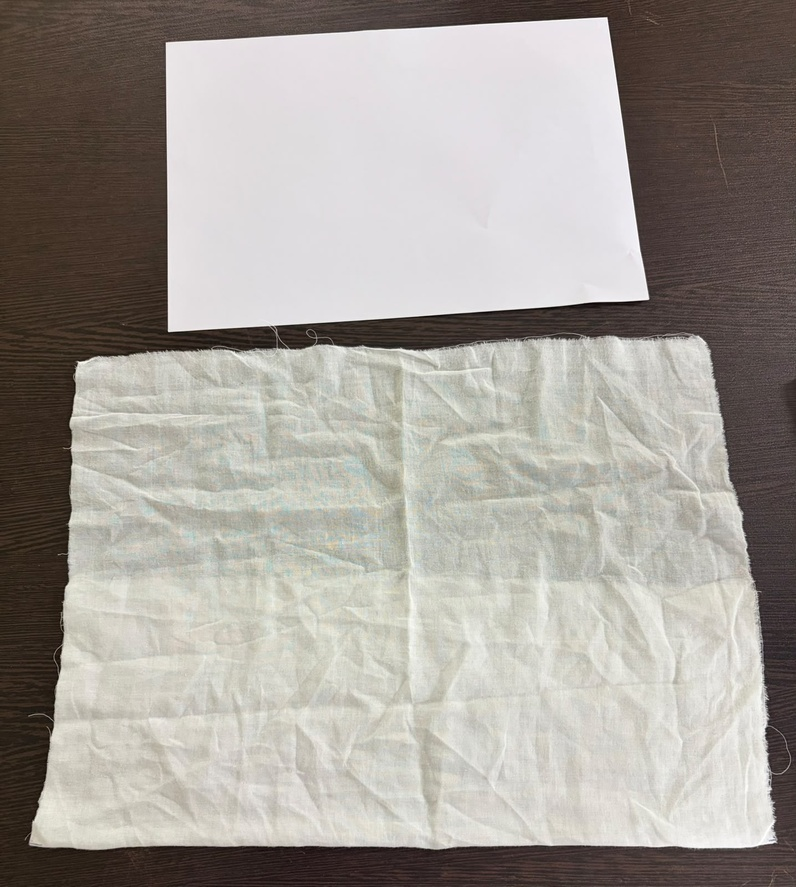
#> input picture data/test_photos/fabric 1.jpeg, 796 x 887 px, shrunk from 1436 x 1600 before the run
$ python -i detect.py   (imports and definitions only)
#> lines starting #> are read from the running program, lines starting #| are printed output that depends on the picture; after the words box and inside, x2 and y2 are one past the last pixel; in counts of white or black regions, pixels touching at a corner belong together
#> further down, picture is the input picture: shape (887, 796, 3); mean B, G, R 152.5, 158.7, 163.9

"""Detect an A4 calibration sheet and segment fabric scraps in a photo."""

import cv2
import numpy as np


# Physical dimensions of an A4 sheet, in centimetres.
A4_WIDTH_CM = 21.0
A4_HEIGHT_CM = 29.7

# The rectified paper image will use this many pixels per centimetre.
# This is an output-image scale, not yet the scale of the original photo.
RECTIFIED_PIXELS_PER_CM = 20
MIN_SCRAP_AREA_CM2 = 1.0
# Suppress small smooth tabletop objects relative to the A4 scale reference.
MIN_SCRAP_TO_REFERENCE_RATIO = 0.12


# [9 lines left out: function _decode_image, not called in this run]


def _order_corners(points):
    """
    Order four points as top-left, top-right, bottom-right, bottom-left.

    This ordering is needed by OpenCV's perspective transformation.
    """
    points = np.asarray(points, dtype=np.float32)
    ordered = np.zeros((4, 2), dtype=np.float32)

    sums = points.sum(axis=1)
    differences = np.diff(points, axis=1).reshape(-1)

    ordered[0] = points[np.argmin(sums)]          # Top-left
    ordered[2] = points[np.argmax(sums)]          # Bottom-right
    ordered[1] = points[np.argmin(differences)]   # Top-right
    ordered[3] = points[np.argmax(differences)]   # Bottom-left

    return ordered


# [14 lines left out: function _a4_dimensions_for_corners, not called in this run]


def _reference_score(gray, hsv, corners, area_fraction):
    """Score how much a quadrilateral resembles a clean white paper sheet."""
    polygon = np.zeros(gray.shape, dtype=np.uint8)
    cv2.fillPoly(polygon, [np.round(corners).astype(np.int32)], 255)

    # Ignore the outline, where table pixels can skew the sheet statistics.
    inset = cv2.erode(polygon, np.ones((9, 9), dtype=np.uint8))
    sample_mask = inset if cv2.countNonZero(inset) else polygon
    pixels = sample_mask > 0
    if not np.any(pixels):
        return 0.0

    brightness = float(gray[pixels].mean()) / 255.0
    texture = float(gray[pixels].std())
    saturation = float(hsv[:, :, 1][pixels].mean()) / 255.0

    # White paper is bright, nearly neutral, and smoother than folded cloth.
    # Area only breaks ties so a larger piece of pale fabric cannot win merely
    # by covering more of the photo.
    paper_likelihood = brightness**2 * (1.0 - saturation) / (1.0 + texture / 25.0)
    return paper_likelihood * (0.9 + 0.1 * min(area_fraction / 0.25, 1.0))


def _find_a4_corners(image):
    """
    Find the most plausible A4-shaped quadrilateral.

    Returns four ordered corners, or None if no suitable candidate
    is found. This is a heuristic and works best with a plain,
    contrasting background and all four paper edges visible.
    """
    gray = cv2.cvtColor(image, cv2.COLOR_BGR2GRAY)
    blurred = cv2.GaussianBlur(gray, (5, 5), 0)
    hsv = cv2.cvtColor(image, cv2.COLOR_BGR2HSV)
#> hsv: shape (887, 796, 3); mean H, S, V 46.5, 32.4, 164.4

    # Try both edge detection and threshold-based segmentation.
    _, otsu = cv2.threshold(
        blurred, 0, 255, cv2.THRESH_BINARY + cv2.THRESH_OTSU
    )
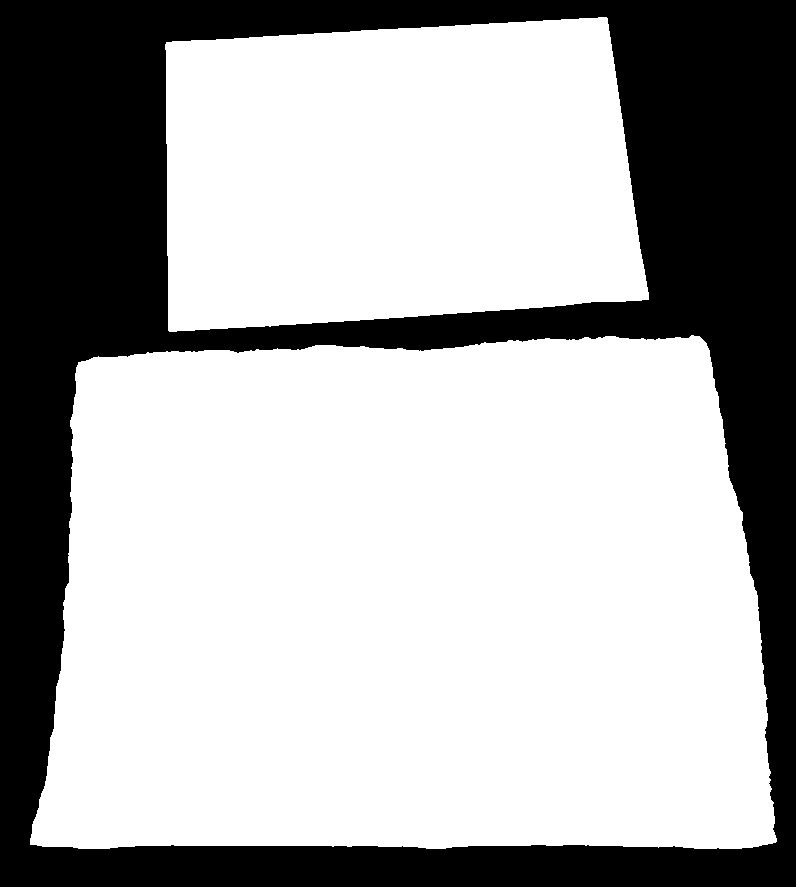
#> otsu: shape (887, 796); 67.6% white; 1 black region, box (x1, y1, x2, y2) and area: (0, 0, 796, 887) 228913
    edges = cv2.Canny(blurred, 50, 150)
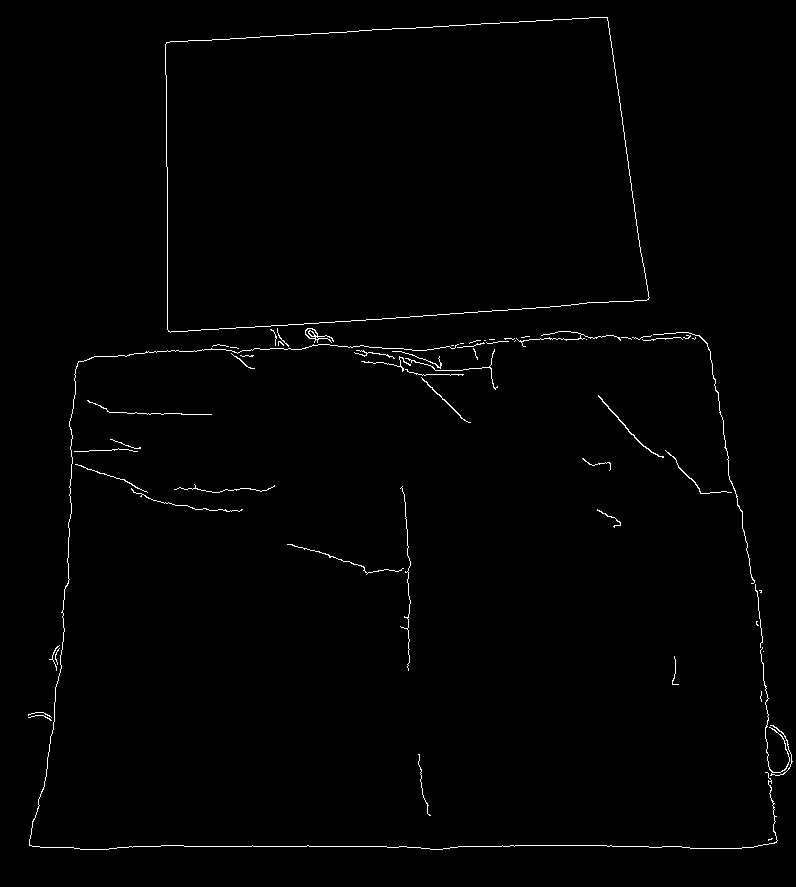
#> edges: shape (887, 796); 0.93% white in thin lines or dots

    candidates = []

    for mask in (edges, otsu, cv2.bitwise_not(otsu)):
        # Close small gaps in the paper outline.
        kernel = np.ones((5, 5), dtype=np.uint8)
        mask = cv2.morphologyEx(mask, cv2.MORPH_CLOSE, kernel)

        contours, _ = cv2.findContours(
            mask, cv2.RETR_LIST, cv2.CHAIN_APPROX_SIMPLE
        )

        for contour in contours:
            perimeter = cv2.arcLength(contour, True)

            if perimeter <= 0:
                continue

            # Approximate the contour using fewer points.
            approx = cv2.approxPolyDP(
                contour, 0.02 * perimeter, True
            )

            if len(approx) != 4:
                continue

            if not cv2.isContourConvex(approx):
                continue

            area = cv2.contourArea(approx)
            image_area = image.shape[0] * image.shape[1]

            # Ignore tiny quadrilaterals and near-full-image contours.
            if area < image_area * 0.05:
                continue

            if area > image_area * 0.98:
                continue

            corners = _order_corners(approx.reshape(4, 2))

            # Estimate the average lengths of opposite sides.
            top_left, top_right, bottom_right, bottom_left = corners

            top = np.linalg.norm(top_right - top_left)
            bottom = np.linalg.norm(bottom_right - bottom_left)
            left = np.linalg.norm(bottom_left - top_left)
            right = np.linalg.norm(bottom_right - top_right)

            average_width = (top + bottom) / 2
            average_height = (left + right) / 2

            if min(average_width, average_height) <= 0:
                continue

            ratio = min(
                average_width / average_height,
                average_height / average_width,
            )

            # A4's short-side/long-side ratio is approximately 0.707.
            # Allow for perspective and detection inaccuracies without
            # accepting broad fabric pieces as A4 sheets.
            # Perspective, photo rotation, and lens distortion can push the
            # apparent ratio away from A4's true 0.707 value.
            if not 0.50 <= ratio <= 0.90:
                continue

            # Choose the most paper-like candidate rather than the largest
            # A4-shaped object; fabric pieces can be larger than the sheet.
            score = _reference_score(gray, hsv, corners, area / image_area)

            candidates.append((score, corners))
#> this loop made 3 passes
#> pass 1, in _find_a4_corners, `mask = cv2.morphologyEx(mask, cv2.MORPH_CLOSE, kernel)`:
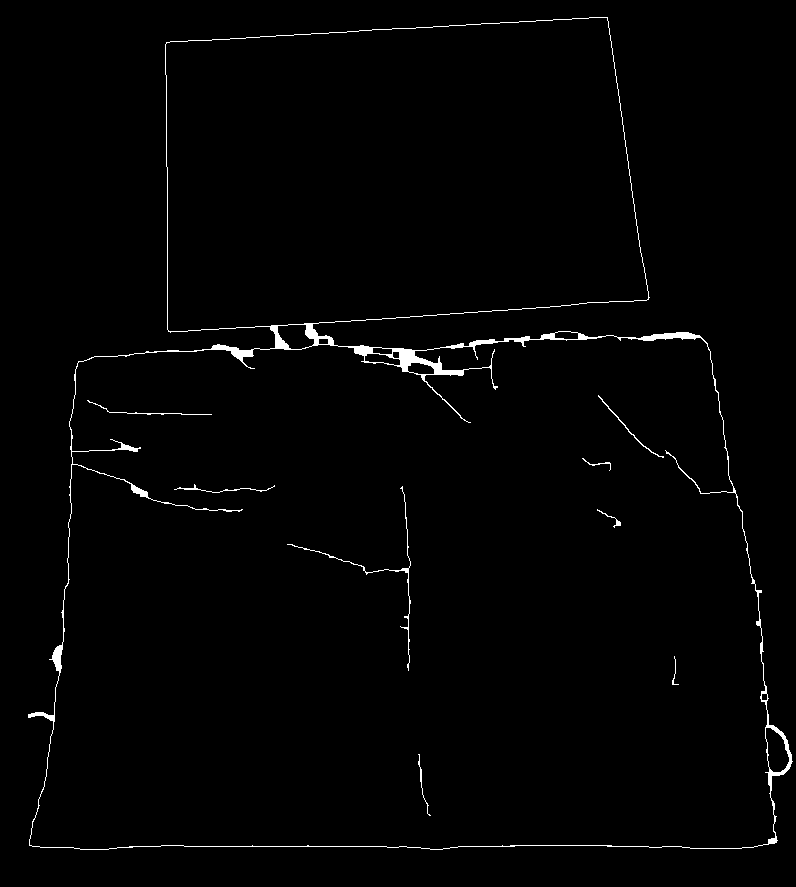
#> mask: shape (887, 796); 1.3% white; 9 white regions, largest, box (x1, y1, x2, y2) and area: (28, 17, 793, 850) 7879, (287, 486, 411, 671) 404, (87, 400, 212, 415) 143
#> pass 1, in _reference_score, `inset = cv2.erode(polygon, np.ones((9, 9), dtype=np.uint8))`:
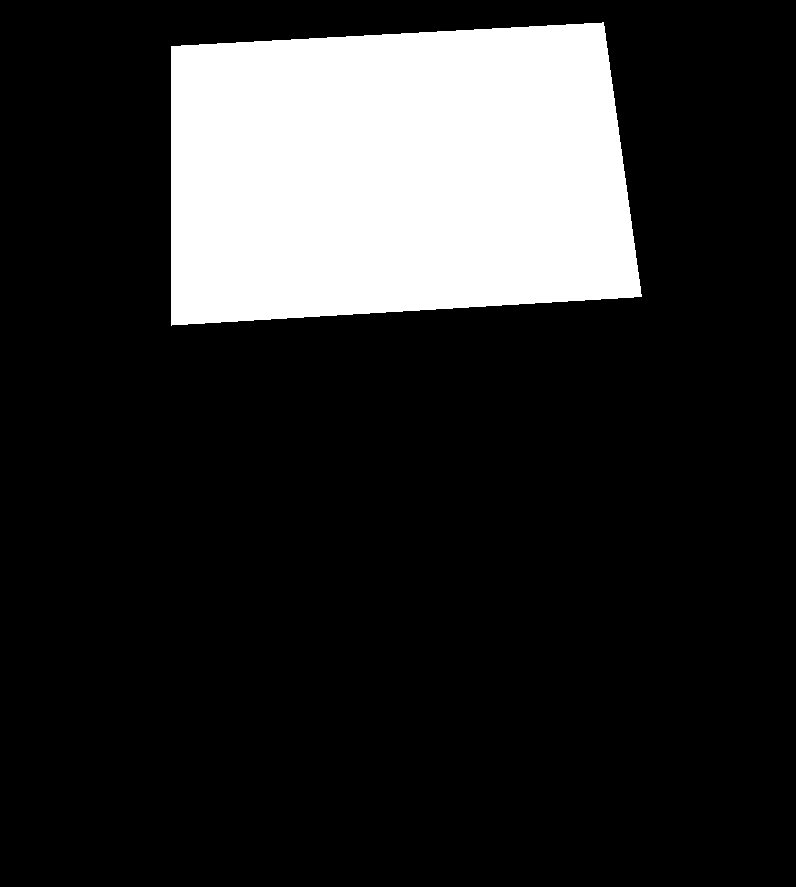
#> inset: shape (887, 796); 17.8% white; 1 white region, box (x1, y1, x2, y2) and area: (171, 22, 642, 326) 125720
#> after the loop, candidates = 5 items

    if not candidates:
        return None

    candidates.sort(key=lambda item: item[0], reverse=True)
    return candidates[0][1]


# [581 lines left out: functions detect_a4_reference, _encode_png, _touches_image_border, _dominant_color, _rectify_full_image, detect_scraps, not called in this run]

>>> import cv2
>>> picture = cv2.imread('../data/test_photos/fabric 1.jpeg')
>>> result = _find_a4_corners(picture)
#> result = [[167, 42], [607, 18], [646, 300], [167, 329]]

$ run again, on data/test_photos/fabric 10.jpeg
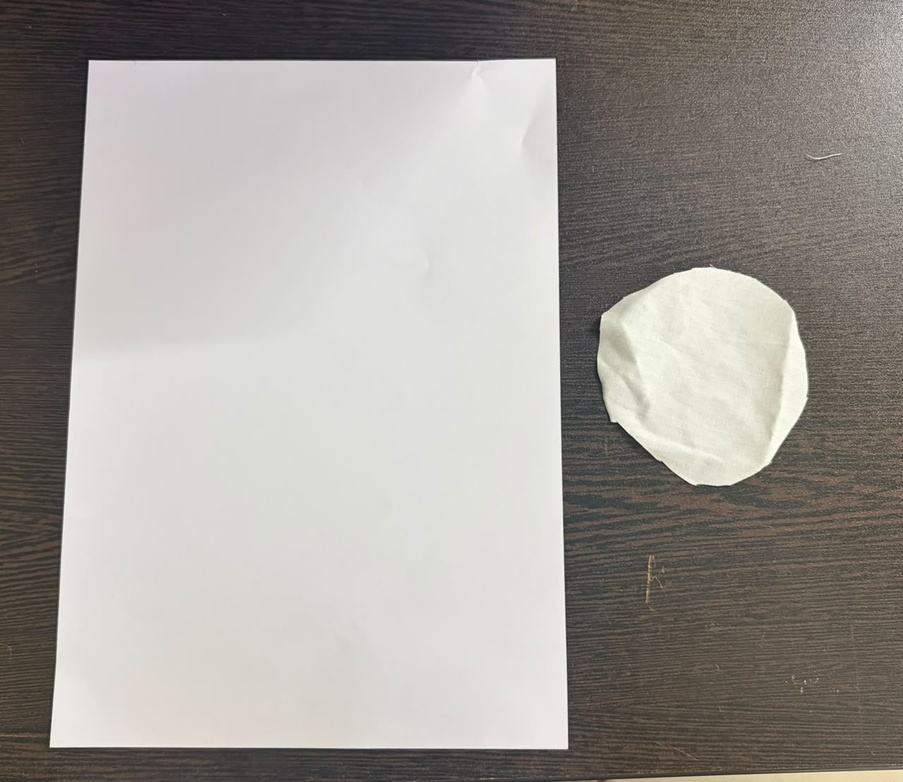
#> input picture data/test_photos/fabric 10.jpeg, 903 x 782 px, shrunk from 1280 x 1108 before the run
#> picture is the input picture: shape (782, 903, 3); mean B, G, R 150.5, 155.5, 159.4
#> hsv: shape (782, 903, 3); mean H, S, V 37.1, 21.2, 159.6
#> otsu: shape (782, 903); 54.1% white; 32 black regions (27 under 20 px), largest, box (x1, y1, x2, y2) and area: (0, 0, 903, 782) 323762, (858, 91, 868, 103) 58, (871, 109, 880, 118) 37, (876, 131, 883, 139) 27, (871, 18, 876, 25) 21
#> edges: shape (782, 903); 0.57% white in thin lines or dots, all inside (x1, y1, x2, y2) = (49, 58, 903, 782)
#> the loop in _find_a4_corners, `for mask in (edges, otsu, cv2.bitwise_not(otsu)):` made 3 passes
#> pass 1, in _find_a4_corners, `mask = cv2.morphologyEx(mask, cv2.MORPH_CLOSE, kernel)`:
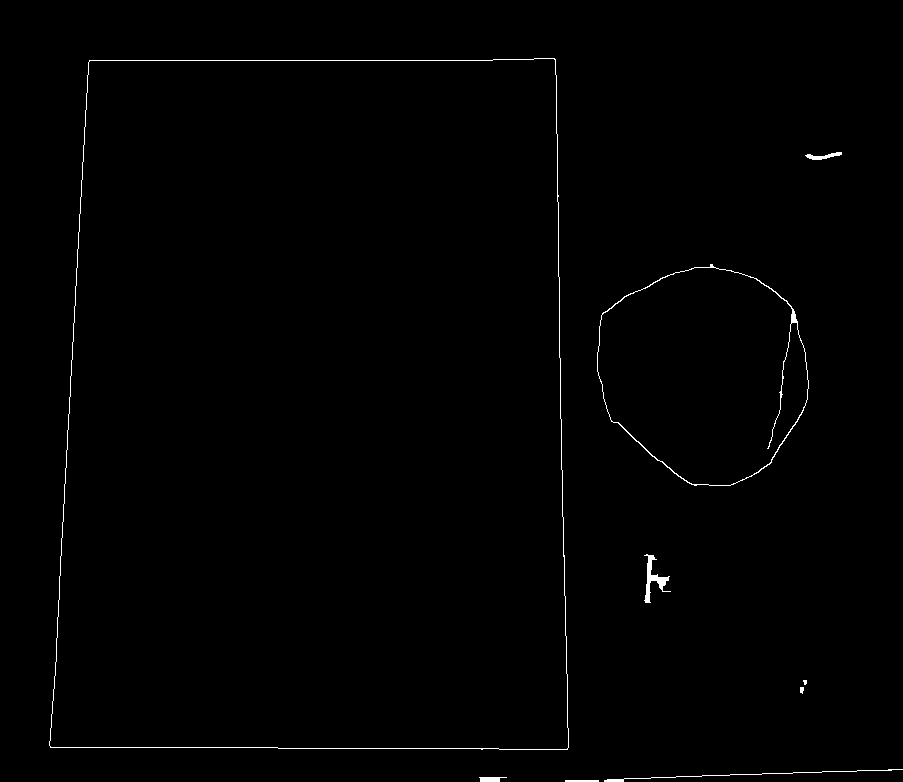
#> mask: shape (782, 903); 0.63% white in thin lines or dots, all inside (x1, y1, x2, y2) = (49, 58, 903, 782)
#> pass 1, in _reference_score, `inset = cv2.erode(polygon, np.ones((9, 9), dtype=np.uint8))`:
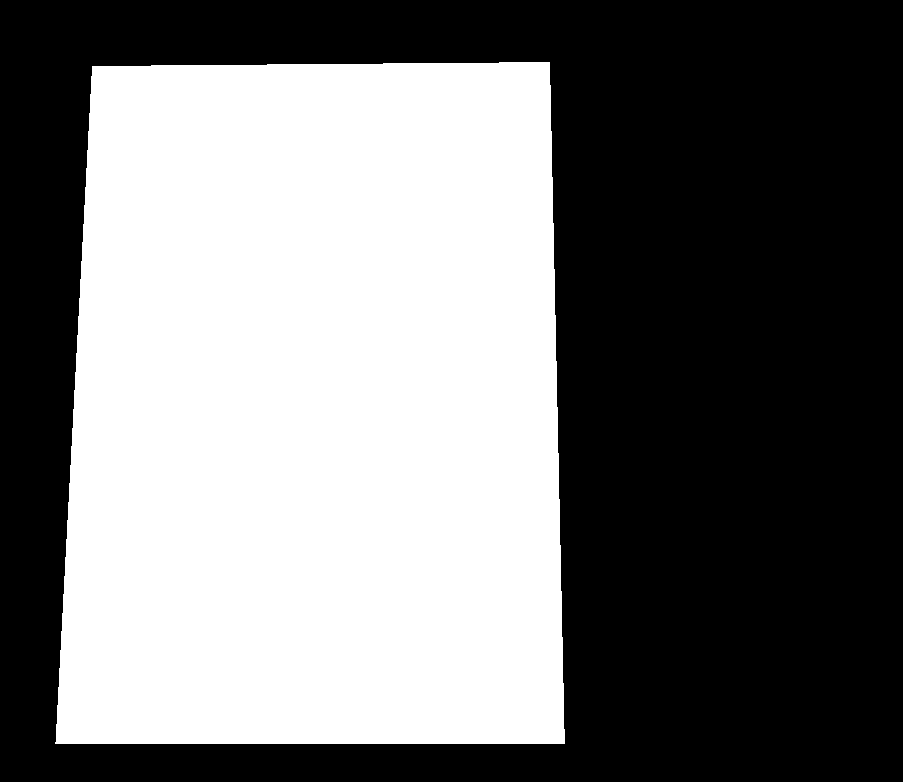
#> inset: shape (782, 903); 46.6% white; 1 white region, box (x1, y1, x2, y2) and area: (55, 62, 565, 744) 328874
#> after the loop in _find_a4_corners, `for mask in (edges, otsu, cv2.bitwise_not(otsu)):`: candidates = [(0.538, [[88, 62], [553, 58], [568, 747], [51, 747]]), (0.538, [[89, 60], [554, 58], [567, 749], [50, 747]]), (0.538, [[89, 61], [554, 59], [567, 748], [50, 746]]), (0.538, [[88, 61], [554, 58], [568, 748], [50, 747]])]
#> result = [[89, 61], [554, 59], [567, 748], [50, 746]]
